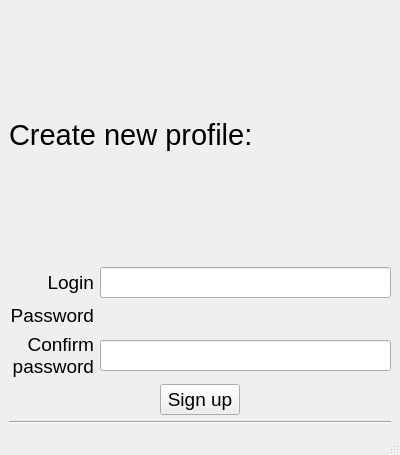
<?xml version="1.0" encoding="UTF-8"?>
<ui version="4.0">
 <class>MainWindow</class>
 <widget class="QMainWindow" name="MainWindow">
  <property name="geometry">
   <rect>
    <x>0</x>
    <y>0</y>
    <width>400</width>
    <height>455</height>
   </rect>
  </property>
  <property name="minimumSize">
   <size>
    <width>400</width>
    <height>450</height>
   </size>
  </property>
  <property name="windowTitle">
   <string>MainWindow</string>
  </property>
  <widget class="QWidget" name="centralwidget">
   <layout class="QGridLayout" name="gridLayout" rowstretch="1,0,0">
    <item row="2" column="0">
     <widget class="Line" name="line">
      <property name="orientation">
       <enum>Qt::Horizontal</enum>
      </property>
     </widget>
    </item>
    <item row="0" column="0">
     <widget class="QLabel" name="label">
      <property name="font">
       <font>
        <family>Yu Gothic UI</family>
        <pointsize>22</pointsize>
       </font>
      </property>
      <property name="text">
       <string>Create new profile:</string>
      </property>
      <property name="alignment">
       <set>Qt::AlignLeading|Qt::AlignLeft|Qt::AlignVCenter</set>
      </property>
     </widget>
    </item>
    <item row="1" column="0">
     <layout class="QGridLayout" name="loginLayout" rowstretch="1,1,1,1" columnstretch="3,10">
      <item row="0" column="0">
       <widget class="QLabel" name="label_4">
        <property name="sizePolicy">
         <sizepolicy hsizetype="Fixed" vsizetype="Preferred">
          <horstretch>0</horstretch>
          <verstretch>0</verstretch>
         </sizepolicy>
        </property>
        <property name="maximumSize">
         <size>
          <width>85</width>
          <height>16777215</height>
         </size>
        </property>
        <property name="font">
         <font>
          <pointsize>14</pointsize>
         </font>
        </property>
        <property name="text">
         <string>Login</string>
        </property>
        <property name="alignment">
         <set>Qt::AlignRight|Qt::AlignTrailing|Qt::AlignVCenter</set>
        </property>
       </widget>
      </item>
      <item row="3" column="0" colspan="2" alignment="Qt::AlignHCenter">
       <widget class="QPushButton" name="enterButton">
        <property name="sizePolicy">
         <sizepolicy hsizetype="Maximum" vsizetype="Fixed">
          <horstretch>0</horstretch>
          <verstretch>0</verstretch>
         </sizepolicy>
        </property>
        <property name="maximumSize">
         <size>
          <width>300</width>
          <height>16777215</height>
         </size>
        </property>
        <property name="font">
         <font>
          <pointsize>14</pointsize>
         </font>
        </property>
        <property name="text">
         <string>Sign up</string>
        </property>
       </widget>
      </item>
      <item row="0" column="1">
       <widget class="QLineEdit" name="loginEdit">
        <property name="font">
         <font>
          <pointsize>14</pointsize>
         </font>
        </property>
       </widget>
      </item>
      <item row="1" column="0">
       <widget class="QLabel" name="label_5">
        <property name="sizePolicy">
         <sizepolicy hsizetype="Fixed" vsizetype="Preferred">
          <horstretch>0</horstretch>
          <verstretch>0</verstretch>
         </sizepolicy>
        </property>
        <property name="maximumSize">
         <size>
          <width>85</width>
          <height>16777215</height>
         </size>
        </property>
        <property name="font">
         <font>
          <pointsize>14</pointsize>
         </font>
        </property>
        <property name="text">
         <string>Password</string>
        </property>
        <property name="alignment">
         <set>Qt::AlignRight|Qt::AlignTrailing|Qt::AlignVCenter</set>
        </property>
       </widget>
      </item>
      <item row="2" column="0">
       <widget class="QLabel" name="label_6">
        <property name="sizePolicy">
         <sizepolicy hsizetype="Fixed" vsizetype="Preferred">
          <horstretch>0</horstretch>
          <verstretch>0</verstretch>
         </sizepolicy>
        </property>
        <property name="maximumSize">
         <size>
          <width>85</width>
          <height>16777215</height>
         </size>
        </property>
        <property name="font">
         <font>
          <pointsize>14</pointsize>
         </font>
        </property>
        <property name="text">
         <string>Confirm password</string>
        </property>
        <property name="alignment">
         <set>Qt::AlignRight|Qt::AlignTrailing|Qt::AlignVCenter</set>
        </property>
        <property name="wordWrap">
         <bool>true</bool>
        </property>
       </widget>
      </item>
      <item row="2" column="1">
       <widget class="QLineEdit" name="confirmEdit">
        <property name="font">
         <font>
          <pointsize>14</pointsize>
         </font>
        </property>
       </widget>
      </item>
     </layout>
    </item>
   </layout>
  </widget>
  <widget class="QStatusBar" name="status"/>
 </widget>
 <resources/>
 <connections/>
</ui>
